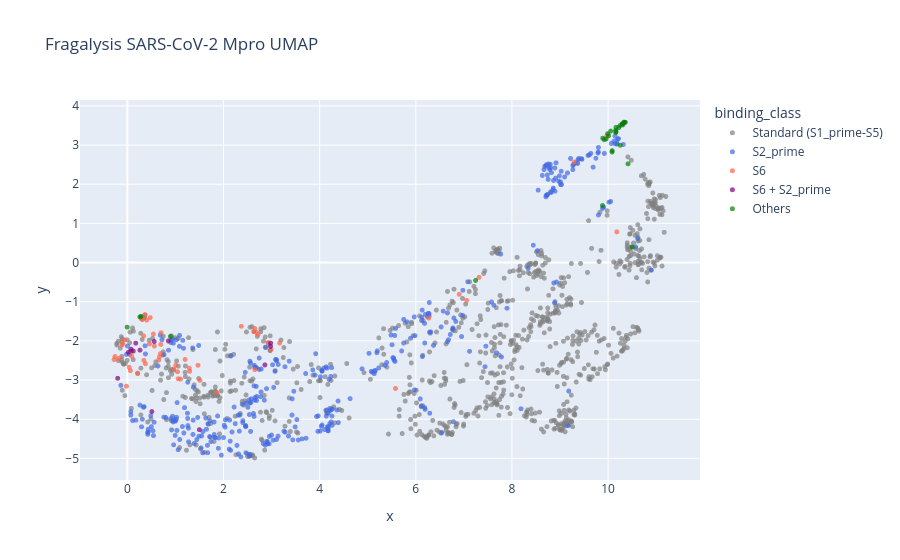

Source (notebook cell):
### Code cell
fig = px.scatter(
    plot_df,
    x="x", y="y",
    color="binding_class",
    hover_data=["pdb_id", "subsites", "smiles"],
    title="Fragalysis SARS-CoV-2 Mpro UMAP",
    color_discrete_map={
        "Standard (S1_prime-S5)": "grey",
        "S2_prime": "royalblue",
        "S6": "tomato",
        "S6 + S2_prime": "purple",
        "Others": "green"
    }
)

fig.update_traces(marker=dict(size=5, opacity=0.7))
fig.show()

### Figure 1 — Plotly figure (JSON) as saved in the notebook; plotly's stock layout.template omitted (floating-point values rounded to 4 significant figures; data arrays with more than 128 entries replaced by an {"elided": "..."} marker saying what was removed)
{"data": [{"customdata": {"elided": "844x3 str values"}, "hovertemplate": "binding_class=Standard (S1_prime-S5)<br>x=%{x}<br>y=%{y}<br>pdb_id=%{customdata[0]}<br>subsites=%{customdata[1]}<br>smiles=%{customdata[2]}<extra></extra>", "legendgroup": "Standard (S1_prime-S5)", "marker": {"color": "grey", "opacity": 0.7, "size": 5, "symbol": "circle"}, "mode": "markers", "name": "Standard (S1_prime-S5)", "showlegend": true, "type": "scattergl", "x": {"elided": "844 float values"}, "xaxis": "x", "y": {"elided": "844 float values"}, "yaxis": "y"}, {"customdata": {"elided": "377x3 str values"}, "hovertemplate": "binding_class=S2_prime<br>x=%{x}<br>y=%{y}<br>pdb_id=%{customdata[0]}<br>subsites=%{customdata[1]}<br>smiles=%{customdata[2]}<extra></extra>", "legendgroup": "S2_prime", "marker": {"color": "royalblue", "opacity": 0.7, "size": 5, "symbol": "circle"}, "mode": "markers", "name": "S2_prime", "showlegend": true, "type": "scattergl", "x": {"elided": "377 float values"}, "xaxis": "x", "y": {"elided": "377 float values"}, "yaxis": "y"}, {"customdata": {"elided": "56x3 str values"}, "hovertemplate": "binding_class=S6<br>x=%{x}<br>y=%{y}<br>pdb_id=%{customdata[0]}<br>subsites=%{customdata[1]}<br>smiles=%{customdata[2]}<extra></extra>", "legendgroup": "S6", "marker": {"color": "tomato", "opacity": 0.7, "size": 5, "symbol": "circle"}, "mode": "markers", "name": "S6", "showlegend": true, "type": "scattergl", "x": [6.268, 0.3119, 3.168, 2.928, 1.509, 0.6997, 2.722, 0.6652, 0.6509, 0.2141, 0.03741, 0.6906, 0.9643, 0.06167, 0.08808, 1.289, 1.056, 7.316, 9.294, 10.18, 0.07853, 2.652, 9.972, 7.06, 1.202, 0.295, 6.903, 0.4019, 1.009, 1.042, -0.06051, -0.1169, 0.5611, 1.858, 0.6937, 1.298, -0.2579, 2.629, 1.469, 2.677, 0.5404, 0.4755, 5.578, -0.01963, 0.3422, 0.4599, 2.37, 0.3745, 1.105, 0.363, 2.988, 2.65, 0.3363, -0.2761, -0.09449, -0.1732], "xaxis": "x", "y": [-1.417, -1.455, -2.055, -2.042, -3.009, -1.792, -1.832, -2.406, -2.493, -2.836, -2.673, -2.324, -2.715, -2.761, -2.39, -2.697, -2.968, -0.3779, 2.565, 0.7837, -2.269, -1.685, 3.235, -0.9656, -2.474, -1.403, -0.8123, -1.468, -2.618, -2.787, -1.974, -2.099, -2.132, -3.322, -2.09, -2.776, -2.401, -1.767, -2.623, -1.779, -1.827, -1.406, -3.215, -3.156, -2.497, -2.079, -1.627, -2.584, -2.976, -1.331, -2.217, -2.734, -1.874, -2.478, -2.084, -2.451], "yaxis": "y"}, {"customdata": [["SARS-a0232a.pdb_A_A_LIG", "['S1_prime', 'S1', 'S2', 'S3', 'S6', 'S2_prime', 'S4', 'S5']", "CNS(=O)(=O)OCC(=O)N[C@H](C)c1cc(Cl)cc(-c2ccc(S(N)(=O)=O)cc2)c1"], ["SARS-a1091a.pdb_A_A_LIG", "['S1_prime', 'S1', 'S2', 'S3', 'S6', 'S2_prime', 'S4', 'S5']", "CS(=O)(=O)NC[C@H]1CN(c2cncc3ccccc23)C(=O)[C@@]12CN(CCN1CC(F)(F)C1)C(=O)c1ccc(Cl)cc12"], ["SARS-a1091b.pdb_B_B_LIG", "['S1_prime', 'S1', 'S2', 'S3', 'S6', 'S2_prime', 'S4', 'S5']", "CS(=O)(=O)NC[C@H]1CN(c2cncc3ccccc23)C(=O)[C@@]12CN(CCN1CC(F)(F)C1)C(=O)c1ccc(Cl)cc12"], ["SARS-a1133b.pdb_B_B_LIG", "['S1_prime', 'S1', 'S2', 'S3', 'S6', 'S2_prime', 'S4', 'S5']", "CS(=O)(=O)NC[C@H]1CN(c2cncc3ccccc23)C(=O)[C@@]12CN(CCN1CCC3(COC3)C1)C(=O)c1ccc(Cl)cc12"], ["5rh5-a.pdb_A_A_LIG", "['S1_prime', 'S1', 'S2', 'S3', 'S6', 'S2_prime', 'S4', 'S5']", "CCC(=O)N(c1cc(C(C)(C)C)on1)[C@@H](C(=O)Nc1ccc(OC)cc1C)c1cccnc1"], ["5rh9-a.pdb_A_A_LIG", "['S1_prime', 'S1', 'S2', 'S3', 'S6', 'S2_prime', 'S4', 'S5']", "CCC(=O)N(c1ccc([C@H](C)OC)cc1)[C@@H](C(=O)Nc1ccc(OC)cc1C)c1cccnc1"], ["7gc5-a.pdb_A_A_LIG", "['S1_prime', 'S1', 'S2', 'S3', 'S6', 'S2_prime', 'S4', 'S5']", "CC(=O)NCCc1c[nH]c2c(CN3CCN(C(C)=O)CC3)cccc12"], ["7vvp-a.pdb_B_B_LIG", "['S1_prime', 'S1', 'S2', 'S3', 'S6', 'S2_prime', 'S4', 'S5']", "COc1cccc2[nH]c(C(=O)N[C@@H](CC(C)C)C(=O)N[C@@H](C[C@@H]3CCNC3=O)C(=O)COP(=O)(O)O)cc12"], ["7ghm-a.pdb_A_A_LIG", "['S1_prime', 'S1', 'S2', 'S3', 'S6', 'S2_prime', 'S4', 'S5']", "O=C1C[C@H](Oc2cc(Cl)cc(OCCNC(=O)c3cc(=O)[nH]c4ccccc34)c2)N1"], ["7ghm-b.pdb_B_B_LIG", "['S1_prime', 'S1', 'S2', 'S3', 'S6', 'S2_prime', 'S4', 'S5']", "O=C1C[C@H](Oc2cc(Cl)cc(OCCNC(=O)c3cc(=O)[nH]c4ccccc34)c2)N1"], ["5rl2-a.pdb_A_A_LIG", "['S1_prime', 'S1', 'S2', 'S3', 'S6', 'S2_prime', 'S4', 'S5']", "CCC(=O)N(c1ccc(C(C)(C)C)cc1)[C@@H](C(=O)NCCOC)c1cccnc1"], ["5rl0-a.pdb_A_A_LIG", "['S1_prime', 'S1', 'S2', 'S3', 'S6', 'S2_prime', 'S4', 'S5']", "CCOC(=O)CCNC(=O)[C@@H](c1cccnc1)N(C(=O)CC)c1ccc(C(C)(C)C)cc1"], ["7vlq-a.pdb_A_A_LIG", "['S1_prime', 'S1', 'S2', 'S3', 'S6', 'S2_prime', 'S4', 'S5']", "CC(C)(C)[C@H](NC(=O)C(F)(F)F)C(=O)N1C[C@H]2[C@@H]([C@H]1C(=O)N[C@H](C=N)C[C@@H]1CCNC1=O)C2(C)C"]], "hovertemplate": "binding_class=S6 + S2_prime<br>x=%{x}<br>y=%{y}<br>pdb_id=%{customdata[0]}<br>subsites=%{customdata[1]}<br>smiles=%{customdata[2]}<extra></extra>", "legendgroup": "S6 + S2_prime", "marker": {"color": "purple", "opacity": 0.7, "size": 5, "symbol": "circle"}, "mode": "markers", "name": "S6 + S2_prime", "showlegend": true, "type": "scattergl", "x": [0.07413, 0.5089, 0.2615, 2.861, 1.498, 0.01879, 2.98, 2.977, -0.2017, 0.1741, 0.5586, 0.1227, 0.8521], "xaxis": "x", "y": [-2.212, -3.806, -2.236, -2.614, -4.268, -2.29, -2.057, -2.141, -2.955, -2.058, -2.016, -2.261, -2.001], "yaxis": "y"}, {"customdata": [["5red-a.pdb_A_A_LIG", "['others']", "c1ccc(SCCN2CCOCC2)cc1"], ["5re6-a.pdb_A_A_LIG", "['others']", "CC(=O)Nc1ccc(Oc2ncccn2)cc1"], ["5rec-a.pdb_A_A_LIG", "['others']", "Oc1ccccc1CNc1nc2ccccc2[nH]1"], ["5rgr-a.pdb_A_A_LIG", "['others']", "CC(C)N(C)c1ncnc2c1cnn2C"], ["5rgr-b.pdb_A_A_LIG", "['others']", "CC(C)N(C)c1ncnc2c1cnn2C"], ["7ghk-a.pdb_A_A_LIG", "['others']", "CNCc1c[nH]c2ccc(F)cc12"], ["5rf0-a.pdb_A_A_LIG", "['others']", "OCC1(c2ccccn2)CCCC1"], ["5rf9-a.pdb_A_A_LIG", "['others']", "C[C@H]1CN(C(=O)Cn2cccn2)CCO1"], ["5rea-a.pdb_A_A_LIG", "['others']", "O=C(c1ccc2c(c1)OCO2)N1CCCCCC1"], ["5rfc-a.pdb_A_A_LIG", "['others']", "COC(=O)Nc1sc(C)nc1-c1ccccc1"], ["5reg-a.pdb_A_A_LIG", "['others']", "NC(=O)c1ccc(NC(=O)[C@@H]2CCCO2)cc1"], ["5rgq-a.pdb_A_A_LIG", "['others']", "Cc1cc(F)ccc1CS(N)(=O)=O"], ["5rf4-a.pdb_A_A_LIG", "['others']", "Oc1ccccn1"], ["5rf5-a.pdb_A_A_LIG", "['others']", "O=S1(=O)CC(O)C1"], ["5re5-a.pdb_A_A_LIG", "['others']", "NC(=O)C1CCN(C(=O)Nc2ccccc2)CC1"], ["7gdt-a.pdb_A_A_LIG", "['others']", "Cc1c([C@@H](C)C(=O)O)ccc2c1[nH]c1ccc(Cl)cc12"], ["5ree-a.pdb_A_A_LIG", "['others']", "C[C@@H]1[C@@H](O)CCCN1Cc1ccccc1"], ["5re7-a.pdb_A_A_LIG", "['others']", "CC(=O)NCc1ccc(S(N)(=O)=O)cc1"], ["5rgs-a.pdb_A_A_LIG", "['others']", "OC[C@H]1CN(Cc2ccccc2)CCO1"], ["5rfb-a.pdb_A_A_LIG", "['others']", "CCNCc1cn(C)nn1"], ["5ref-a.pdb_A_A_LIG", "['others']", "COC(=O)c1cccc(NS(C)(=O)=O)c1"], ["5rgg-a.pdb_A_A_LIG", "['others']", "CN1CCN(C(=O)Nc2ccccc2)CC1"], ["7gij-b.pdb_A_A_LIG", "['others']", "CN(C)C(=O)C[C@@]1(C(=O)Nc2cncc3ccccc23)CCOc2ccc(Cl)cc21"], ["5rh4-a.pdb_A_A_LIG", "['others']", "C[C@@H](C(=O)O)c1ccc2c(c1)[nH]c1ccc(Cl)cc12"], ["5rfd-a.pdb_A_A_LIG", "['others']", "CS(=O)(=O)Cc1nc2ccccc2[nH]1"], ["5rei-a.pdb_A_A_LIG", "['others']", "Clc1cccc(CN2CCOCC2)c1"], ["5rfa-a.pdb_A_A_LIG", "['others']", "Cn1ccc(C(=O)NC[C@@H]2CCCO2)n1"], ["5re8-a.pdb_A_A_LIG", "['others']", "Fc1cccc(CNCc2ccco2)c1"], ["5rgj-a.pdb_A_A_LIG", "['others']", "c1cnc(N2CC[C@]3(CCOC3)C2)cn1"]], "hovertemplate": "binding_class=Others<br>x=%{x}<br>y=%{y}<br>pdb_id=%{customdata[0]}<br>subsites=%{customdata[1]}<br>smiles=%{customdata[2]}<extra></extra>", "legendgroup": "Others", "marker": {"color": "green", "opacity": 0.7, "size": 5, "symbol": "circle"}, "mode": "markers", "name": "Others", "showlegend": true, "type": "scattergl", "x": [10.33, -0.004788, 10.25, 10.17, 10.3, 0.2809, 10.34, 7.245, 10.25, 10.22, 9.889, 10.51, 10.3, 10.3, 0.2598, 10.17, 10.08, 9.962, 10.09, 10.16, 9.884, 10.01, 0.8954, 10.16, 9.991, 10.36, 10.42, 10.05, 9.921], "xaxis": "x", "y": [3.567, -1.649, 2.995, 3.454, 3.535, -1.373, 3.584, -0.4561, 3.499, 3.442, 3.176, 0.3931, 3.546, 3.547, -1.391, 3.343, 2.823, 3.158, 2.857, 3.376, 1.456, 3.238, -1.887, 3.32, 3.291, 3.582, 2.521, 3.357, 3.138], "yaxis": "y"}], "layout": {"legend": {"title": {"text": "binding_class"}, "tracegroupgap": 0}, "title": {"text": "Fragalysis SARS-CoV-2 Mpro UMAP"}, "xaxis": {"anchor": "y", "domain": [0, 1], "title": {"text": "x"}}, "yaxis": {"anchor": "x", "domain": [0, 1], "title": {"text": "y"}}}}
